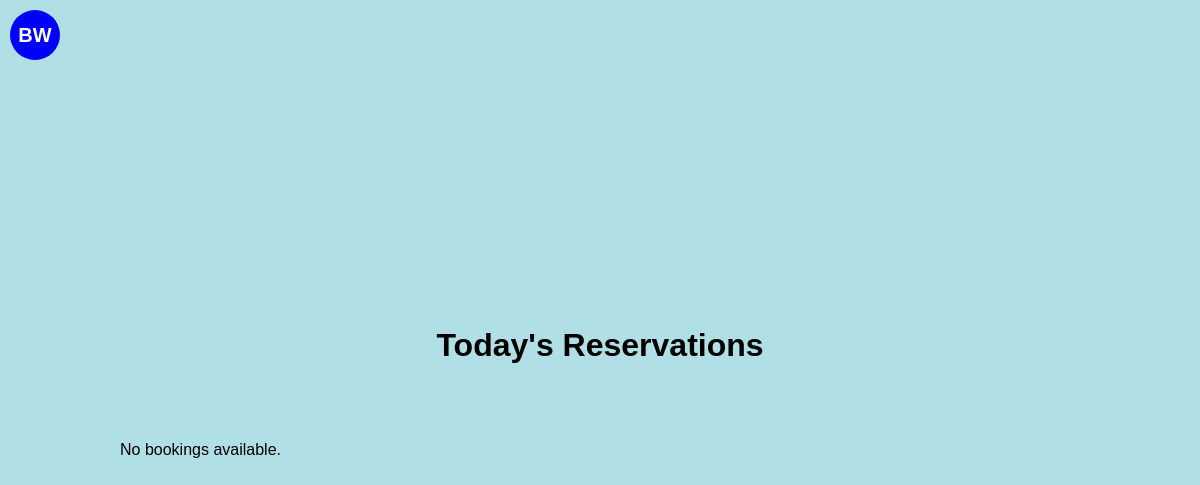
Before: / with the older database file.
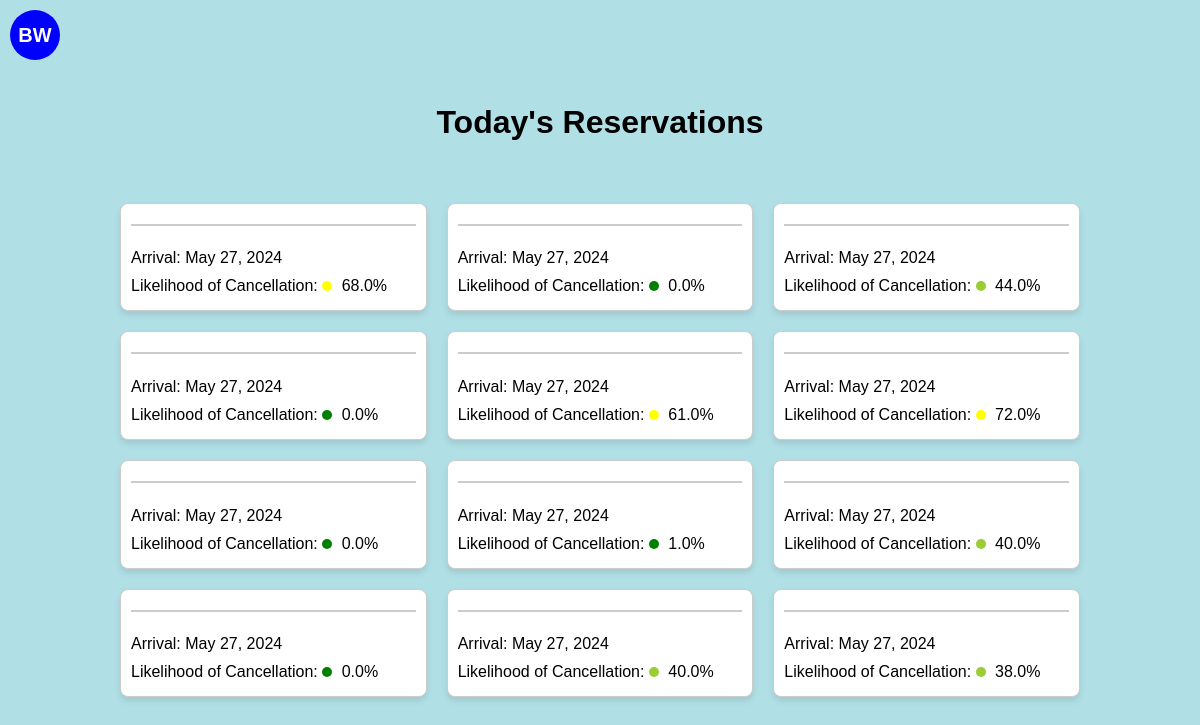
After: the same page with the newer database file.
### cancellationPredictor/models.py (models this page shows, shortened)
class Booking(models.Model):
    month_of_booking = models.IntegerField()
    day_of_booking = models.IntegerField()
    weekday_of_booking = models.IntegerField()
    month_of_arrival = models.IntegerField()
    day_of_arrival = models.IntegerField()
    weekday_of_arrival = models.IntegerField()
    num_of_nights = models.IntegerField()
    is_repeated_guest = models.BooleanField()
    previous_stays = models.IntegerField()
    previous_cancellations = models.IntegerField()
    booking_to_arrival_duration = models.IntegerField()
    rate = models.DecimalField(max_digits=10, decimal_places=2)  # Assuming 'Rate' needs to handle decimals
    override = models.DecimalField(max_digits=10, decimal_places=2)  # Assuming 'Override' is a monetary value
    probability = models.DecimalField(max_digits=10, decimal_places=6)  # Storing probabilities with precision
    prediction = models.BooleanField()  # Assuming prediction is a binary outcome (True/False)
    guest_name = models.TextField()  # Adjust max_length as needed
    date_booking_made = models.DateField()
    scheduled_arrival = models.DateField()

### cancellationPredictor/views.py (the view)
# urls.py: path('', BookingListView.as_view(), name='booking-list'),
class BookingListView(ListView):
    model = Booking
    template_name = 'cancellationPredictor/booking_list.html'
    context_object_name = 'bookings'
    def get_queryset(self):
        today = timezone.localdate()
        today_arrivals = Booking.objects.filter(scheduled_arrival=today)
        fake = Faker()  # Create a Faker generator instance
        for booking in today_arrivals:
            booking.guest_name = fake.name()
        return today_arrivals

### cancellationPredictor/templatetags/custom_filters.py (called while the page is built)
@register.filter(name='multiply')
def multiply(value, arg):
    try:
        return float(value) * float(arg)
    except (ValueError, TypeError):
        return ''  # You might choose to handle the error differently.

### templates/cancellationPredictor/booking_list.html (shortened to what this page needs)
{% load custom_filters %}
<!DOCTYPE html>
<html>
<head>
</head>
<body>
    <div id="logo">BW</div>
    <h1>Today's Reservations</h1>
    <div class="grid-container">
        {% for booking in bookings %}
        <div class="card">
            <h3>{{ booking.guest_name }}</h3>
            <p>Arrival: {{ booking.scheduled_arrival|date:"M d, Y" }}</p>
            <p>Likelihood of Cancellation:
                <span class="probability-circle" style="background-color:
                    {% if booking.probability|multiply:100 < 25 %}
                        green
                    {% elif booking.probability|multiply:100 < 50 %}
                        yellowgreen
                    {% elif booking.probability|multiply:100 < 75 %}
                        yellow
                    {% else %}
                        red
                    {% endif %};
                "></span>
                {{ booking.probability|floatformat:2|multiply:100 }}%
            </p>
        </div>
        {% empty %}
        <p>No bookings available.</p>
        {% endfor %}
    </div>
</body>
</html>

### templates/cancellationPredictor/booking_list.html (style rules this page uses)
body { display: flex; flex-direction: column; align-items: center; justify-content: center; min-height: 100vh; margin: 0; font-family: Arial, sans-serif; background-color: #B0E0E6; }
#logo { position: absolute; top: 10px; left: 10px; width: 50px; height: 50px; background-color: #0000FF; border-radius: 50%; display: flex; justify-content: center; align-items: center; color: white; font-weight: bold; font-size: 20px; }
.grid-container { display: grid; grid-template-columns: repeat(auto-fill, minmax(250px, 1fr)); grid-gap: 20px; padding: 20px; width: 80%; max-width: 1000px; margin-top: 20px; }
.card { background-color: #FFFFFF; border: 1px solid #ccc; border-radius: 8px; box-shadow: 0 4px 6px rgba(0,0,0,0.1); padding: 10px; display: flex; flex-direction: column; justify-content: space-between; }
.card h3 { margin-top: 0; color: #333; border-bottom: 2px solid #ccc; padding-bottom: 10px; }
.card p { margin: 5px 0; }
.probability-circle { height: 10px; width: 10px; border-radius: 50%; display: inline-block; margin-right: 5px; }

Changed rows visible on the page:
now on this page (row edited): Booking: scheduled_arrival "May 27, 2024", probability|multiply "68.0"
added Booking: scheduled_arrival "May 27, 2024", probability|multiply "0.0"
added Booking: scheduled_arrival "May 27, 2024", probability|multiply "44.0"
added Booking: scheduled_arrival "May 27, 2024", probability|multiply "0.0"
added Booking: scheduled_arrival "May 27, 2024", probability|multiply "61.0"
added Booking: scheduled_arrival "May 27, 2024", probability|multiply "72.0"
added Booking: scheduled_arrival "May 27, 2024", probability|multiply "0.0"
added Booking: scheduled_arrival "May 27, 2024", probability|multiply "1.0"
added Booking: scheduled_arrival "May 27, 2024", probability|multiply "40.0"
added Booking: scheduled_arrival "May 27, 2024", probability|multiply "0.0"
added Booking: scheduled_arrival "May 27, 2024", probability|multiply "40.0"
added Booking: scheduled_arrival "May 27, 2024", probability|multiply "38.0"
Other visible differences:
text no longer shown: "No bookings available."
